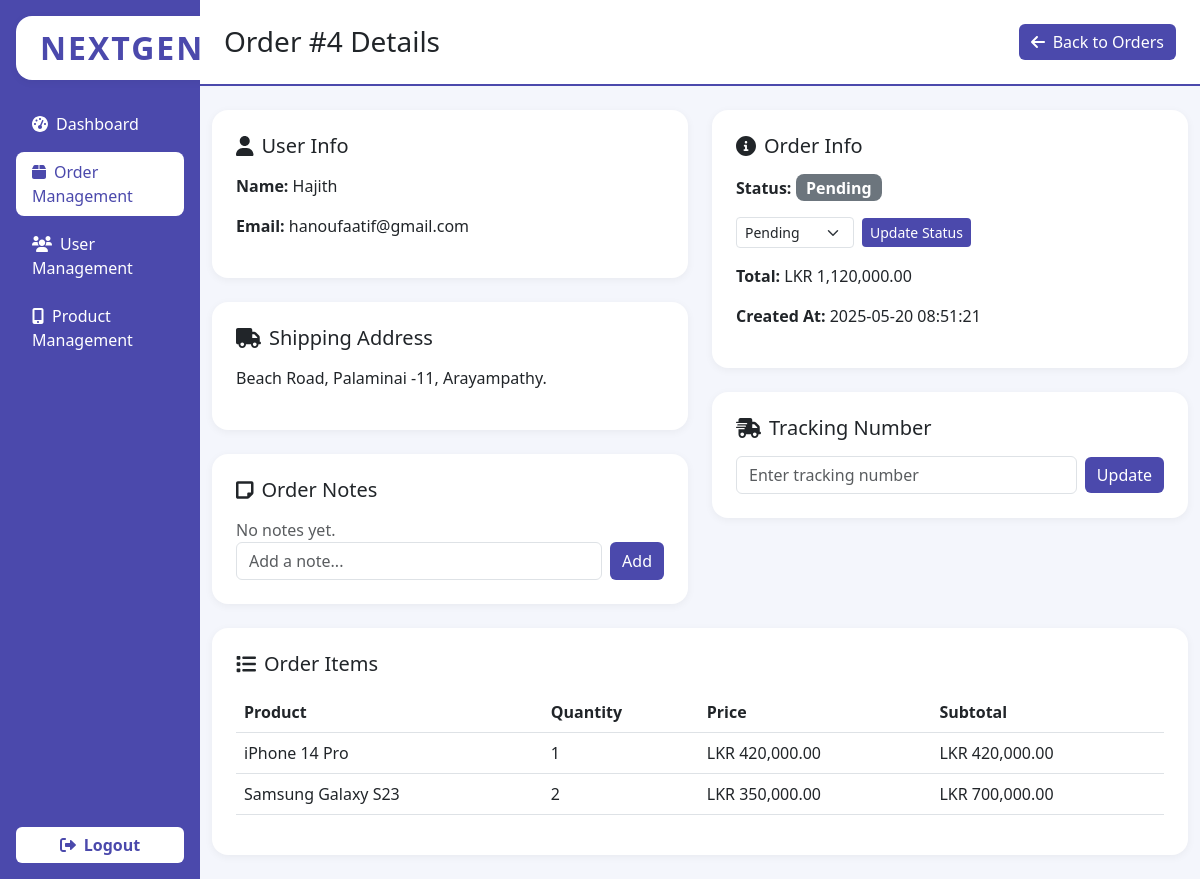
The page /admin_order_view.php?id=4 (signed in) on the database its author committed.
### tables this page shows
CREATE TABLE `orders` (
  `id` int(11) NOT NULL,
  `user_id` int(11) DEFAULT NULL,
  `shipping_address_id` int(11) DEFAULT NULL,
  `total_amount` decimal(10,2) NOT NULL,
  `status` enum('pending','processing','shipped','delivered','cancelled') DEFAULT 'pending',
  `shipping_address` text NOT NULL,
  `billing_address` text NOT NULL,
  `payment_method` varchar(50) NOT NULL,
  `created_at` timestamp NOT NULL DEFAULT current_timestamp(),
  `updated_at` timestamp NOT NULL DEFAULT current_timestamp() ON UPDATE current_timestamp(),
  `tracking_number` varchar(255) DEFAULT NULL
);

CREATE TABLE `users` (
  `id` int(11) NOT NULL,
  `first_name` varchar(100) DEFAULT NULL,
  `last_name` varchar(100) DEFAULT NULL,
  `name` varchar(100) NOT NULL,
  `email` varchar(100) NOT NULL,
  `password` varchar(255) NOT NULL,
  `phone` varchar(20) DEFAULT NULL,
  `address` text DEFAULT NULL,
  `city` varchar(100) DEFAULT NULL,
  `profile_picture` varchar(255) DEFAULT NULL,
  `otp` varchar(10) DEFAULT NULL,
  `is_verified` tinyint(1) DEFAULT 0,
  `role` enum('admin','user') DEFAULT 'user',
  `created_at` timestamp NOT NULL DEFAULT current_timestamp(),
  `updated_at` timestamp NOT NULL DEFAULT current_timestamp() ON UPDATE current_timestamp()
);

CREATE TABLE `order_items` (
  `id` int(11) NOT NULL,
  `order_id` int(11) NOT NULL,
  `product_id` int(11) NOT NULL,
  `quantity` int(11) NOT NULL,
  `price` decimal(10,2) NOT NULL,
  `created_at` timestamp NOT NULL DEFAULT current_timestamp()
);

CREATE TABLE `products` (
  `id` int(11) NOT NULL,
  `name` varchar(200) NOT NULL,
  `brand` varchar(100) NOT NULL,
  `category_id` int(11) DEFAULT NULL,
  `description` text DEFAULT NULL,
  `price` decimal(10,2) NOT NULL,
  `image` varchar(255) DEFAULT NULL,
  `stock` int(11) NOT NULL DEFAULT 0,
  `created_at` timestamp NOT NULL DEFAULT current_timestamp(),
  `updated_at` timestamp NOT NULL DEFAULT current_timestamp() ON UPDATE current_timestamp()
);

### admin_order_view.php (the view, shortened to what this page needs)
<?php
$conn = getDBConnection();
$orderId = isset($_GET['id']) ? (int)$_GET['id'] : 0;
$stmt = $conn->prepare("SELECT o.*, u.name as user_name, u.email as user_email FROM orders o JOIN users u ON o.user_id = u.id WHERE o.id = ?");
$stmt->execute([$orderId]);
$order = $stmt->fetch();
$itemStmt = $conn->prepare("SELECT oi.*, p.name FROM order_items oi JOIN products p ON oi.product_id = p.id WHERE oi.order_id = ?");
$itemStmt->execute([$orderId]);
$items = $itemStmt->fetchAll();
$notesStmt = $conn->prepare("SELECT n.*, u.name as admin_name FROM order_notes n JOIN users u ON n.admin_id = u.id WHERE n.order_id = ? ORDER BY n.created_at DESC");
$notesStmt->execute([$orderId]);
$orderNotes = $notesStmt->fetchAll();
?>
<!DOCTYPE html>
<html lang="en">
<head>
    <link href="https://cdn.jsdelivr.net/npm/bootstrap@5.3.0/dist/css/bootstrap.min.css" rel="stylesheet">
    <link href="https://cdnjs.cloudflare.com/ajax/libs/font-awesome/6.0.0/css/all.min.css" rel="stylesheet">
</head>
<body>
    <div class="row g-0">
        <div class="col-md-2 sidebar d-flex flex-column p-3">
            <div class="mb-4 text-center">
                <span class="sidebar-logo">NEXTGEN</span>
            </div>
            <nav class="nav flex-column mb-auto">
                <a href="admin.php" class="nav-link"><i class="fas fa-tachometer-alt me-2"></i>Dashboard</a>
                <a href="admin_orders.php" class="nav-link active"><i class="fas fa-box me-2"></i>Order Management</a>
                <a href="admin_users.php" class="nav-link"><i class="fas fa-users me-2"></i>User Management</a>
                <a href="admin_products.php" class="nav-link"><i class="fas fa-mobile-alt me-2"></i>Product Management</a>
            </nav>
            <div class="mt-auto text-center">
                <a href="logout.php" class="btn btn-light w-100 mt-4"><i class="fas fa-sign-out-alt me-2"></i>Logout</a>
            </div>
        </div>
        <div class="col-md-10">
            <div class="dashboard-header d-flex justify-content-between align-items-center p-4 mb-4">
                <h1 class="h3 mb-0">Order #<?= $order['id'] ?> Details</h1>
                <a href="admin_orders.php" class="btn btn-primary"><i class="fas fa-arrow-left me-2"></i>Back to Orders</a>
            </div>
            <div class="container-fluid">
                <div class="row g-4">
                    <div class="col-md-6">
                        <div class="card p-4 mb-4">
                            <h5 class="mb-3"><i class="fas fa-user me-2"></i>User Info</h5>
                            <p><strong>Name:</strong> <?= htmlspecialchars($order['user_name']) ?></p>
                            <p><strong>Email:</strong> <?= htmlspecialchars($order['user_email']) ?></p>
                        </div>
                        <div class="card p-4 mb-4">
                            <h5 class="mb-3"><i class="fas fa-truck me-2"></i>Shipping Address</h5>
                            <p><?= nl2br(htmlspecialchars($order['shipping_address'])) ?></p>
                        </div>
                        <div class="card p-4 mb-4">
                            <h5 class="mb-3"><i class="fas fa-sticky-note me-2"></i>Order Notes</h5>
                            <?php if (empty($orderNotes)): ?>
                                <div class="text-muted">No notes yet.</div>
                            <?php endif; ?>
                            <form method="POST" class="d-flex gap-2">
                                <input type="text" name="note" class="form-control" placeholder="Add a note..." required>
                                <button type="submit" name="add_note" class="btn btn-primary">Add</button>
                            </form>
                        </div>
                    </div>
                    <div class="col-md-6">
                        <div class="card p-4 mb-4">
                            <h5 class="mb-3"><i class="fas fa-info-circle me-2"></i>Order Info</h5>
                            <form method="POST" action="">
                                <p><strong>Status:</strong>
                                    <span class="badge bg-<?php
                                        switch($order['status']) {
                                            case 'pending': echo 'secondary'; break;
                                        }
                                    ?>"> <?= htmlspecialchars(ucfirst($order['status'])) ?> </span>
                                </p>
                                <div class="d-flex align-items-center mb-3">
                                    <select name="new_status" class="form-select form-select-sm w-auto me-2">
                                        <option value="pending" <?= $order['status'] === 'pending' ? 'selected' : '' ?>>Pending</option>
                                    </select>
                                    <button type="submit" name="update_status" class="btn btn-sm btn-primary">Update Status</button>
                                </div>
                            </form>
                            <p><strong>Total:</strong> LKR <?= number_format($order['total_amount'], 2) ?></p>
                            <p><strong>Created At:</strong> <?= htmlspecialchars($order['created_at']) ?></p>
                        </div>
                        <div class="card p-4 mb-4">
                            <h5 class="mb-3"><i class="fas fa-shipping-fast me-2"></i>Tracking Number</h5>
                            <form method="POST" class="d-flex gap-2 align-items-center">
                                <input type="text" name="tracking_number" class="form-control" placeholder="Enter tracking number" value="<?= htmlspecialchars($order['tracking_number']) ?>">
                                <button type="submit" name="update_tracking" class="btn btn-primary">Update</button>
                            </form>
                        </div>
                    </div>
                </div>
                <div class="card p-4 mb-4">
                    <h5 class="mb-3"><i class="fas fa-list me-2"></i>Order Items</h5>
                    <div class="table-responsive">
                        <table class="table align-middle">
                            <thead>
                                <tr>
                                    <th>Product</th>
                                    <th>Quantity</th>
                                    <th>Price</th>
                                    <th>Subtotal</th>
                                </tr>
                            </thead>
                            <tbody>
                                <?php foreach ($items as $item): ?>
                                    <tr>
                                        <td><?= htmlspecialchars($item['name']) ?></td>
                                        <td><?= $item['quantity'] ?></td>
                                        <td>LKR <?= number_format($item['price'], 2) ?></td>
                                        <td>LKR <?= number_format($item['price'] * $item['quantity'], 2) ?></td>
                                    </tr>
                                <?php endforeach; ?>
                            </tbody>
                        </table>
                    </div>
                </div>
            </div>
        </div>
    </div>
</body>
</html>

### admin_order_view.php (style rules this page uses)
:root { --admin-primary: #4B49AC; --admin-secondary: #98BDFF; --admin-bg: #F4F6FC; --admin-card: #fff; --admin-sidebar: #4B49AC; --admin-sidebar-active: #fff; --admin-sidebar-text: #fff; --admin-sidebar-active-text: #4B49AC; }
body { background: var(--admin-bg); }
.sidebar { min-height: 100vh; background: var(--admin-sidebar); color: var(--admin-sidebar-text); }
.sidebar .nav-link { color: var(--admin-sidebar-text); font-weight: 500; border-radius: 8px; margin-bottom: 0.5rem; transition: background 0.2s, color 0.2s; }
.sidebar .nav-link.active, .sidebar .nav-link:hover { background: var(--admin-sidebar-active); color: var(--admin-sidebar-active-text); }
.dashboard-header { background: var(--admin-card); border-bottom: 2px solid var(--admin-primary); }
.card { border: none; border-radius: 1rem; box-shadow: 0 2px 8px rgba(0,0,0,0.05); background: var(--admin-card); }
.btn-primary, .sidebar .btn.btn-light { background: var(--admin-primary); color: var(--admin-sidebar-text); border: none; }
.sidebar .btn.btn-light { color: var(--admin-primary); font-weight: 600; background: var(--admin-sidebar-active); }
.sidebar-logo { font-size:2rem; font-weight:700; letter-spacing:2px; color: var(--admin-primary); background: var(--admin-sidebar-active); padding:0.5rem 1.5rem; border-radius:1rem; display:inline-block; box-shadow:0 2px 8px rgba(0,0,0,0.05); }
.badge { font-size: 1em; border-radius: 0.5em; }

### rows shown on the page
orders: id "4", user.name "Hajith", user.email "hanoufaatif@gmail.com", shipping_address "Beach Road, Palaminai -11, Arayampathy.", status "Pending", new_status "Pending", total_amount "1,120,000.00", created_at "2025-05-20 08:51:21"
order_items: product.name "iPhone 14 Pro", quantity "1", price "420,000.00", $item['price'] * $item['quantity'] "420,000.00"
order_items: product.name "Samsung Galaxy S23", quantity "2", price "350,000.00", $item['price'] * $item['quantity'] "700,000.00"
